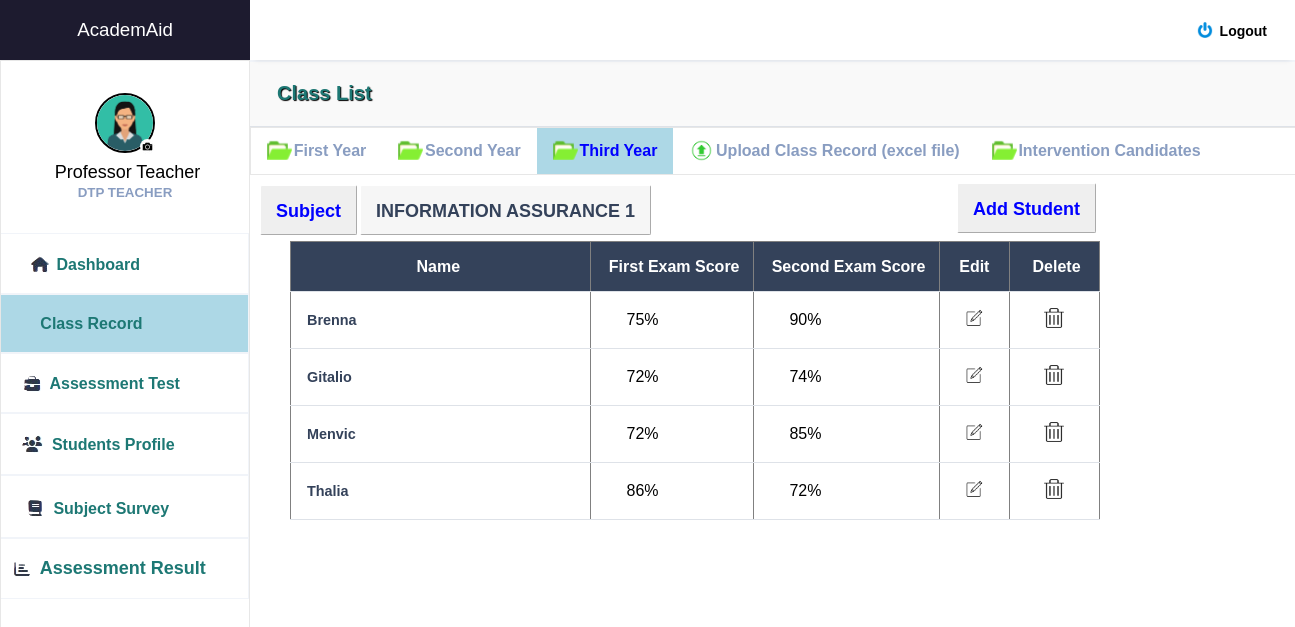
The app's page /subject_assur.php (signed in) with its own data.
### tables this page shows
CREATE TABLE `tbl_users` (
  `user_id` int(11) NOT NULL,
  `user_uname` varchar(255) NOT NULL,
  `user_pass` varchar(255) NOT NULL,
  `role_id` varchar(255) NOT NULL,
  `fullname` varchar(255) NOT NULL,
  `course` varchar(255) NOT NULL,
  `year` int(11) NOT NULL,
  `program` varchar(255) NOT NULL,
  `id_number` varchar(255) NOT NULL,
  `email` varchar(255) NOT NULL,
  `contact_number` varchar(255) NOT NULL,
  `address` varchar(255) NOT NULL,
  `birthday` varchar(255) NOT NULL,
  `gender` varchar(255) NOT NULL,
  `skills` varchar(255) NOT NULL,
  `image` varchar(250) NOT NULL,
  `exam_score` varchar(255) NOT NULL,
  `subject` varchar(255) NOT NULL,
  `exam_score2` varchar(255) NOT NULL,
  `cc102_1` varchar(255) NOT NULL,
  `cc102_2` varchar(255) NOT NULL,
  `elec` varchar(255) NOT NULL,
  `elec2` varchar(255) NOT NULL,
  `netw` varchar(255) NOT NULL,
  `netw2` varchar(255) NOT NULL,
  `integ` varchar(255) NOT NULL,
  `integ2` varchar(255) NOT NULL,
  `assur` varchar(255) NOT NULL,
  `assur2` varchar(255) NOT NULL
);

### subject_assur.php (the view, shortened to what this page needs)
<?php
include 'class_third.php';
include '_conn.php';
?>
<html>
<head>
<link rel="stylesheet" href="https://cdnjs.cloudflare.com/ajax/libs/font-awesome/6.0.0/css/all.min.css">
</head>
<body>
<br>
<h2 style="margin-top: -8px; margin-left: 110px;padding: 15px; height: 50px;  font-size: 18px; color: #34425A; border-radius: 2px; border-color: white; border-width: 1px;  position: absolute; background-color: #f6f6f6; border-style: outset">INFORMATION ASSURANCE 1</h2>
<button onclick="openModal()" style="padding: 15px; height: 50px; margin-left: 600px; font-size: 18px; color: blue; border-radius: 2px; border-color: white; border-width: 1px; margin-top: -10px; position: relative; cursor: pointer"><b>Add Student</b></button>
    <div style="margin-top: -10px; margin-left: 40px; position: ">
            <?php
            if (isset($_SESSION['user_id'])) {
                $sql = "SELECT * FROM tbl_users WHERE assur and assur2 IS NOT NULL AND year IN (3)  ORDER BY fullname ASC";
                $result = $conn->query($sql);
                if ($result->num_rows > 0) {
                    echo "<table border='1'>";
                    echo "<tr><th style='width: 300px; height: 50px; background-color: #34425A;color: white'>&nbsp&nbsp&nbsp&nbspName &nbsp&nbsp&nbsp&nbsp</th>
                        <th style='background-color:  #34425A;color: white'> &nbsp&nbsp&nbsp First Exam Score&nbsp&nbsp&nbsp </th>
                        <th style='background-color:  #34425A;color: white'> &nbsp&nbsp&nbsp Second Exam Score&nbsp&nbsp&nbsp </th>
                        <th style='background-color:  #34425A;color: white; width: 30px'> &nbsp&nbsp&nbsp Edit &nbsp&nbsp&nbsp </th>
                        <th style='background-color:  #34425A;color: white'> &nbsp&nbsp&nbsp Delete&nbsp&nbsp&nbsp </th>
                        </tr>";
                    while ($row = $result->fetch_assoc()) {
                        echo "<tr><td style='color: #34425A'>"
                            . $row["fullname"] . "&nbsp&nbsp&nbsp&nbsp&nbsp</td>
                            &nbsp<td style='color: black'>&nbsp&nbsp&nbsp&nbsp&nbsp&nbsp&nbsp&nbsp"
                            . $row["assur"] . "%&nbsp&nbsp&nbsp&nbsp&nbsp</td>
                            &nbsp<td style='color: black'>&nbsp&nbsp&nbsp&nbsp&nbsp&nbsp&nbsp&nbsp"
                            . $row["assur2"] . "%&nbsp&nbsp&nbsp&nbsp&nbsp</td>
                            <td style='width: 70px'><a href='edit_assur.php?id=" . $row['user_id'] . "'><center><img src='images/edit_icon.PNG' style='height: 20px; width: 20px'></center></a></td>
                            <td style='width: 90px'><a href='delete_assur.php?id=" . $row['user_id'] . "'><center><img src='images/delete_icon.PNG' style='height: 20px; width: 20px'></center></a></td>
                            </tr>&nbsp&nbsp&nbsp&nbsp&nbsp &nbsp&nbsp&nbsp";
                    }
                    echo "</table>";
                } else {
                    echo "No results for the logged-in user";
                }
            } else {
                echo "User not logged in";
            }
            ?>
        </div>
        <br>
            <br><br>
</body>
</html>

### dashboard_teacher.php (shortened to what this page needs)
<!DOCTYPE html>
<html lang="en">
<head>
    <link rel="stylesheet" href="styler.css">
    <link rel="stylesheet" href="https://maxst.icons8.com/vue-static/landings/line-awesome/line-awesome/1.3.0/css/line-awesome.min.css">
</head>
<body>
    <div class="sidebar">
        <div class="side-header" style="background-color: #1D1B2F">
            <a href="dashboard_teacher_welc.php"><h3>Academ<span>Aid</span></h3></a>
        </div>
        <div class="side-content" style="background-color: white; border: 1px solid #e7e7e7">
            <div class="profile">
               <a href="teacher_profile.php">
               <?php
               include 'teacher_pic.php';
               ?></a>
                <h4 style="color: black; margin-top: 5px;  font-size: 18px"><?php
        if (isset($_SESSION['user_id'])) {
          $loggedInUserId = $_SESSION['user_id'];
          $sql = "SELECT * FROM tbl_users WHERE user_id = $loggedInUserId";
          $result = $conn->query($sql);
        if ($result->num_rows > 0) {
         while ($row = $result->fetch_assoc()) {
        echo "&nbsp". $row["fullname"] ; }}}?></h4>
                <small>DTP TEACHER</small>
            </div>
            <div class="side-menu" style="background-color: ">
                <ul>
                 <li style="border-style: solid; border-width: 1px; border-color: #f1f4f9; margin-left: -80px">
                       <a href="dashboard_teacher_welc.php"
                       <?php echo isset($a) ? 'style="background-color: lightblue; color: black; font-weight: bold;' : ''; ?>>
                          <img src="images/dash_icon.png" style=" position: relative; margin-bottom: -7px; ">
                        <small style="font-size: 16px; color: #1d7874"><b>Dashboard</b></small>
                        </a></li>
                 <li style="border-style: solid; border-width: 1px; border-color: #f1f4f9; margin-left: -67px">
                       <a href="class_record.php"
                       <?php echo isset($b) ? 'style="background-color: lightblue; color: white;font-weight: bold;' : ''; ?>>
                            <img src="images/subj_icon.png" style=" position: relative; margin-bottom: -7px; ">
                            <small style="font-size: 16px; color: #1d7874; font-weight:bold">Class Record</small>
                        </a> </li>
                <li style="border-style: solid; border-width: 1px; border-color: #f1f4f9; margin-left: -50px">
                       <a href="intervene_teacher.php"
                       <?php echo isset($c) ? 'style="background-color: lightblue; color: white;font-weight: bold;' : ''; ?>>
                            <img src="images/interv_icon.png" style=" position: relative; margin-bottom: -7px; ">
                            <small style="font-size: 16px; color: #1d7874; font-weight:bold">Assessment Test</small>
                        </a> </li>
                    <li style="border-style: solid; border-width: 1px; border-color: #f1f4f9; margin-left: -57px">
                       <a href="student_profile.php"
                       <?php echo isset($d) ? 'style="background-color: lightblue; color: white;font-weight: bold;' : ''; ?>>
                            <img src="images/stuy_icon.png" style=" position: relative; margin-bottom: -7px; ">
                            <small style="font-size: 16px; color: #1d7874; font-weight:bold">Students Profile</small>
                       </a>  </li>
                    <li style="border-style: solid; border-width: 1px; border-color: #f1f4f9; margin-left: -57px">
                       <a href="exit_survey_teacher.php"
                       <?php echo isset($e) ? 'style="background-color: lightblue; color: white;font-weight: bold;' : ''; ?>>
                           <img src="images/subj_icon.png" style=" position: relative; margin-bottom: -7px; ">
                            <small style="font-size: 16px; color: #1d7874; font-weight:bold">Subject Survey</small>
                       </a>
                    </li>
                    <li style="border-style: solid; border-width: 1px; border-color: #f1f4f9; margin-left: -35px">
                       <a href="yearly_result.php"
                       <?php echo isset($f) ? 'style="background-color: lightblue; color: white;font-weight: bold;' : ''; ?>>
                          <img src="images/yearly_icon.png" style=" position: relative; margin-bottom: -7px; ">
                            <small style="font-size: 18px; color: #1d7874; font-weight:bold">Assessment Result</small>
                       </a>
                    </li>
                </ul>
            </div>
        </div>
    </div>
    <div class="main-content">
        <header>
            <div class="header-content">
                <div class="header-menu">
                    <div class="user">
                        <div class="bg-img" style="background-image: url(img/1.jpeg)"></div>
                        <a href="logout.php" onclick="confirmLogout(event)" style="color: black; margin-right: 12px; margin-top: 5px"><span><b style="font-size: 14px"><img src="images/logout.png" style="position: absolute; height: 16px; width: 16px; margin-left: -23px; margin-top: -1px;">Logout</b></span></a>
                    </div>
                </div>
            </div>
        </header>
            <main style="margin-top: 20px">
         </main>
</body>
</html>

### teacher_pic.php (shortened to what this page needs)
<?php
require '_conn.php';
$loggedInUserId = $_SESSION['user_id'];
$user = mysqli_fetch_assoc(mysqli_query($conn, "SELECT * FROM tbl_users WHERE user_id = $loggedInUserId"));
?>
<html>
<head>
<body>
<form class="form" id = "form" action="" enctype="multipart/form-data" method="post">
                                        <div class="upload">
                                            <?php
                                            $image = $user['image'];
                                            ?>
                                    <img src="profile_pictures/<?php echo $image; ?>" width ="125" height="125" title="<?php echo $image; ?>">
                                      <div class="round">
                                        <i class="fa-camera" style = "color: #fff"></i>
                                        </div>
                                       </div>
                                    </form>

### styler.css (style rules this page uses)
:root { --main-color: #22BAA0; --color-dark: #34425A; --text-grey: #B0B0B0; }
* { margin: 0; padding: 0; text-decoration: none; list-style-type: none; box-sizing: border-box; font-family: 'Merriweather', sans-serif; }
.sidebar { position: fixed; height: 100%; width: 250px; left: 0; bottom: 0; top: 0; z-index: 100; background: var(--color-dark); transition: left 300ms; }
.side-header { box-shadow: 0px 5px 5px -5px rgb(0 0 0 /10%); background: var(--main-color); height: 60px; display: flex; justify-content: center; align-items: center; }
.side-header h3, side-head span { color: #fff; font-weight: 400; }
.side-content { height: calc(100vh - 60px); overflow: auto; }
.profile { text-align: center; padding: 2rem 0rem; }
.bg-img { background-repeat: no-repeat; background-size: cover; border-radius: 50%; background-size: cover; }
.profile h4 { color: #fff; font-weight: 500; }
.profile small { color: #899DC1; font-weight: 600; }
.side-menu ul { text-align: center; }
.side-menu a { display: block; padding: 1.2rem 0rem; }
.side-menu a span, .side-menu a small { color: #899DC1; }
.main-content { margin-left: 250px; width: calc(100% - 165px); transition: margin-left 300ms; }
header { position: fixed; right: 0; top: 0; left: 250px; z-index: 100; height: 60px; box-shadow: 0px 5px 5px -5px rgb(0 0 0 /10%); background: #fff; transition: left 300ms; }
.header-content, .header-menu { display: flex; align-items: center; }
.header-content { justify-content: space-between; padding: 0rem 1rem; }
.header-menu { justify-content: flex-end; padding-top: .5rem; }
.user { display: flex; align-items: center; }
.user div, .client-img { height: 40px; width: 40px; margin-right: 1rem; }
.user span:last-child { display: inline-block; margin-left: .3rem; font-size: .8rem; }
main { margin-top: 60px; }
input, button, select { outline: none; }
table { border-collapse: collapse; }
table tbody td { padding: 1rem 0rem; color: #444; }
table tbody td:first-child { padding-left: 1rem; color: var(--main-color); font-weight: 600; font-size: .9rem; }
table tbody tr { border-bottom: 1px solid #dee2e8; }

### teacher_pic.php (style rules this page uses)
.upload { width: 125px; position: relative; margin: auto; }
.upload img { height: 60px; width: 60px; border-radius: 50%; border: 2px solid #DCDCDC; border-style: solid; border-color: black; }
.upload .round { position: absolute; background-image: url('profile_pictures/kamera.jpg'); background-color: red; right: 0; width: 15px; height: 15px; line-height: 2px; text-align: center; border-radius: 50%; overflow: hidden; margin-top: -18px; margin-left: 0px; margin-right: 33px; border-color: black; border-width: 1px; }

### class_record.php (style rules this page uses)
li a { display: block; color: #34425A; text-align: center; padding: 14px 16px; text-decoration: none; }

### records on screen
tbl_users: image (picture), fullname "Professor Teacher"
tbl_users: fullname "Brenna", assur "75", assur2 "90"
tbl_users: fullname "Gitalio", assur "72", assur2 "74"
tbl_users: fullname "Menvic", assur "72", assur2 "85"
tbl_users: fullname "Thalia", assur "86", assur2 "72"
